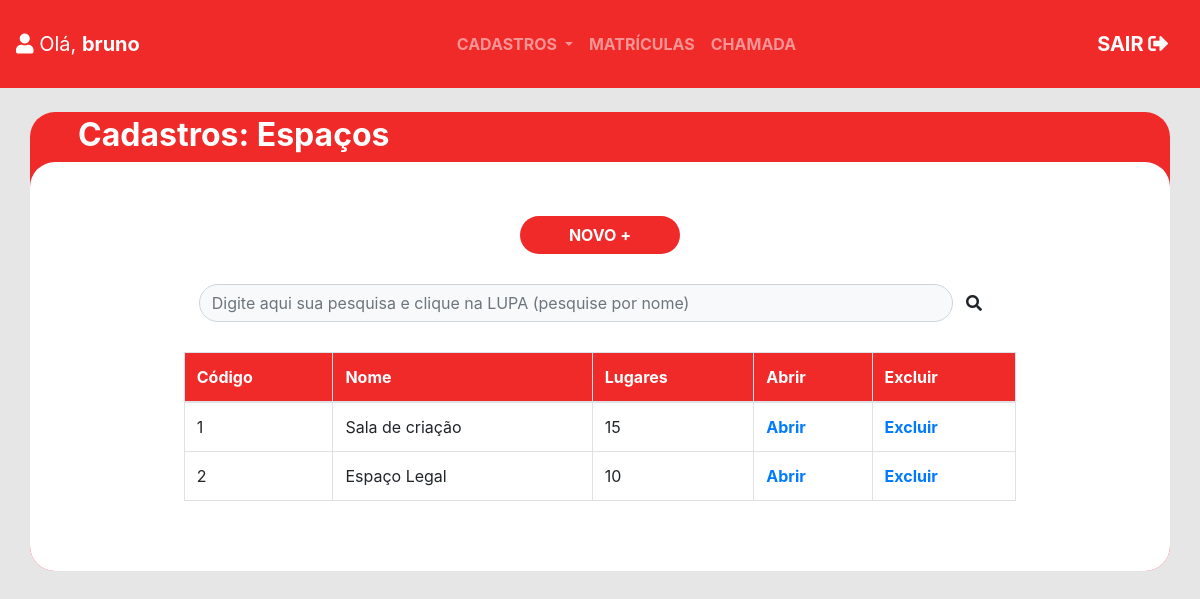
The app's page /espaco (signed in) with its own data.
### caritas_app/models.py (models this page shows, shortened)
class Espaco(models.Model):
    cod_espaco = models.AutoField(auto_created=True, primary_key=True)
    nome_espaco = models.CharField(max_length=20, null=False)
    lugares_espaco = models.IntegerField(null=False)
    class Meta:
        db_table = 'espaco'

### caritas_app/views.py (the view)
# urls.py: path('espaco', views.lista_espaco, name='url_espaco'),
@login_required(login_url='/login/')
def lista_espaco(request):
    espaco = tabela.Espaco.objects.all()
    pesquisa = request.GET.get('pesquisa')
    if pesquisa:
        espaco = tabela.Espaco.objects.filter(nome_espaco__icontains=pesquisa)
    dados = {'espacos': espaco}
    return render(request, 'espaco.html', dados)

### caritas_app/templates/espaco.html (shortened to what this page needs)
<!DOCTYPE html>
<html lang="pt-br">
<head>
  {% include "partials/head.html" %}
</head>
<body style="background-color: #E6E6E6">
  {% include "partials/navbar.html" %}
  <br>
  <div class="container px-0 " style="background-color: #F02929;border-radius: 25px">
    <h2 class="font-weight-bolder ml-5 pt-1 text-white"> Cadastros: Espaços </h2>
    <div class="container-fluid bg-white " style="border-radius: 25px">
      <div style="height: 30px"></div>
      <br>
      <div class="text-center">
        <a href="{% url 'url_espaco_cadastro' %}">
          <button type="button" class="btn text-white px-5 font-weight-bolder"
            style="background-color: #F02929;border-radius: 25px"> NOVO +</button>
        </a>
      </div>
      <div style="height: 30px"></div>
      <div class="container w-75 mx-auto">
        <form class="form-inline" method="GET">
          <input type="text" class="form-control bg-light" placeholder="Digite aqui sua pesquisa e clique na LUPA (pesquise por nome)"
            name="pesquisa" style="width: 94%;border-radius: 25px">
          <button type="submit" class="btn"><i class="fas fa-search"></i></button>
        </form>
      </div>
      <div style="height: 30px"></div>
      <div class="w-75 mx-auto">
        <table class="table table-hover table-bordered">
          <thead style="background-color: #F02929; color: white">
            <tr>
              <th>Código</th>
              <th>Nome</th>
              <th>Lugares</th>
              <th>Abrir</th>
              <th>Excluir</th>
            </tr>
          </thead>
          <tbody>
            {% for espaco in espacos %}
              <tr>
                <td>{{ espaco.cod_espaco }}</td>
                <td>{{ espaco.nome_espaco }}</td>
                <td>{{ espaco.lugares_espaco }}</td>
                <th><a href="{% url 'url_espaco_update' espaco.cod_espaco %}">Abrir</th></a>
                <th><a href="{% url 'url_espaco_delete' espaco.cod_espaco %}">Excluir</th></a>
              </tr>
            {% endfor %}
          </tbody>
        </table>
      </div>
      <br>
      <div style="height: 30px"></div>
    </div>
  </div>
</body>
</html>

### caritas_app/templates/partials/navbar.html (shortened to what this page needs)
<nav class="navbar navbar-expand-sm navbar-dark pt-4 pb-4" style="background-color: #F02929">
    <a class="navbar-brand justify-content-middle" href="{% url 'url_menu' %}"><i class="fas fa-user"></i> Olá, <span
        class="font-weight-bolder"> {{ user.get_username }}</span></a>
    <div class="collapse navbar-collapse" id="collapsibleNavbar">
      <ul class="navbar-nav font-weight-bolder mx-auto">
        <li class="nav-item dropdown">
          <a class="nav-link dropdown-toggle" href="#" id="navbardrop" data-toggle="dropdown">
            CADASTROS
          </a>
        </li>
        <li class="nav-item">
          <a class="nav-link" href="{% url 'url_matriculados' %}">MATRÍCULAS</a>
        </li>
        <li class="nav-item">
          <a class="nav-link" href="{% url 'url_chamadas' %}">CHAMADA</a>
        </li>
      </ul>
      <a class="navbar-brand justify-content-end font-weight-bolder" href="{% url 'url_logout' %}">SAIR <i
          class="fas fa-sign-out-alt"></i></a>
    </div>
  </nav>

### records on screen
Espaco: cod_espaco "1", nome_espaco "Sala de criação", lugares_espaco "15"
Espaco: cod_espaco "2", nome_espaco "Espaço Legal", lugares_espaco "10"

### other values on screen
{{ user.get_username }} "bruno"
